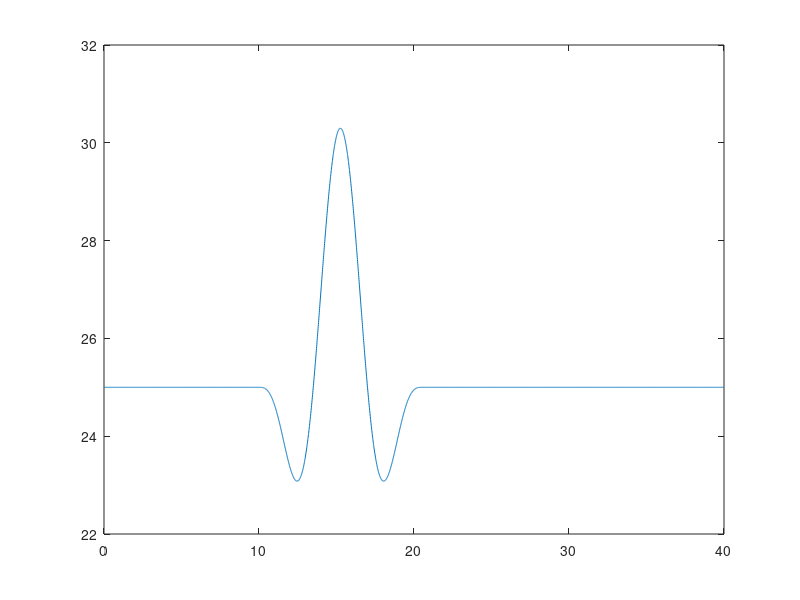

Write the MATLAB code that produced this figure.
% Script to generate an Extreme Operating Gust (EOG) as uniform wind type
% (OpenFAST WindType=2) with file ending .wnd.
clearvars;close all;clc;
%% Preprocessing
% time
T           = 40;                   % [s]   simulation length
dt          = 1/100;               	% [s]   simulation time step

% wind
V_hub       = 25;                   % [m/s] mean wind speed at hub height 
T_gust      = 10.5;                 % [s]   length of EOG
t_start     = 10;                   % [s]   time when EOG should start
V_ref       = 50;                   % [m/s] reference wind speed average over 10 min
I_ref       = 0.14;                 % [-]   expected value of the turbulence intensity at 15 m/s
D           = 240;                  % [m]   rotor diameter
alpha       = 0.0;                  % [-]   Vertical power-law wind-shear exponent

% calculation of wind signals
t           = 0:dt:T-dt;

% Longitudinal scale parameter at hub height (assuming hub height >60 m)
lambda1     = 42;

% Extreme Operational Gust (EOG) definition
sigma1      = I_ref * (0.75*V_hub + 5.6);
V_e50     	= 1.4*V_ref;
V_e1      	= 0.8*V_e50;
V_gust      = min([1.35*(V_e1-V_hub), 3.3*(sigma1/(1+0.1*D/lambda1))]);

% EOG wind speed vector
u           = zeros(1, length(t));
for iTimeStep = 1:length(t)
    if (t(iTimeStep) >= t_start) && (t(iTimeStep) <= t_start+T_gust)
        t_EOG           = t(iTimeStep) - t_start;
        u(iTimeStep)    = V_hub-0.37*V_gust*sin(3*pi*t_EOG/T_gust)*(1-cos(2*pi*t_EOG/T_gust));
    else
        u(iTimeStep)    = V_hub;
    end
end


figure()
plot(t,u)

%% Preprocessing: generate uniform wind field
fid = fopen(['EOG_URef_',num2str(V_hub,'%02d'),'.wnd'],'w+');
n_data = length(u);
fprintf(fid,['%f,%f,%f,%f,%f,%f,%f,%f,%f\r\n'],[t' u' zeros(n_data,3)  ones(n_data,1)*alpha zeros(n_data,3)]');
fclose(fid);
